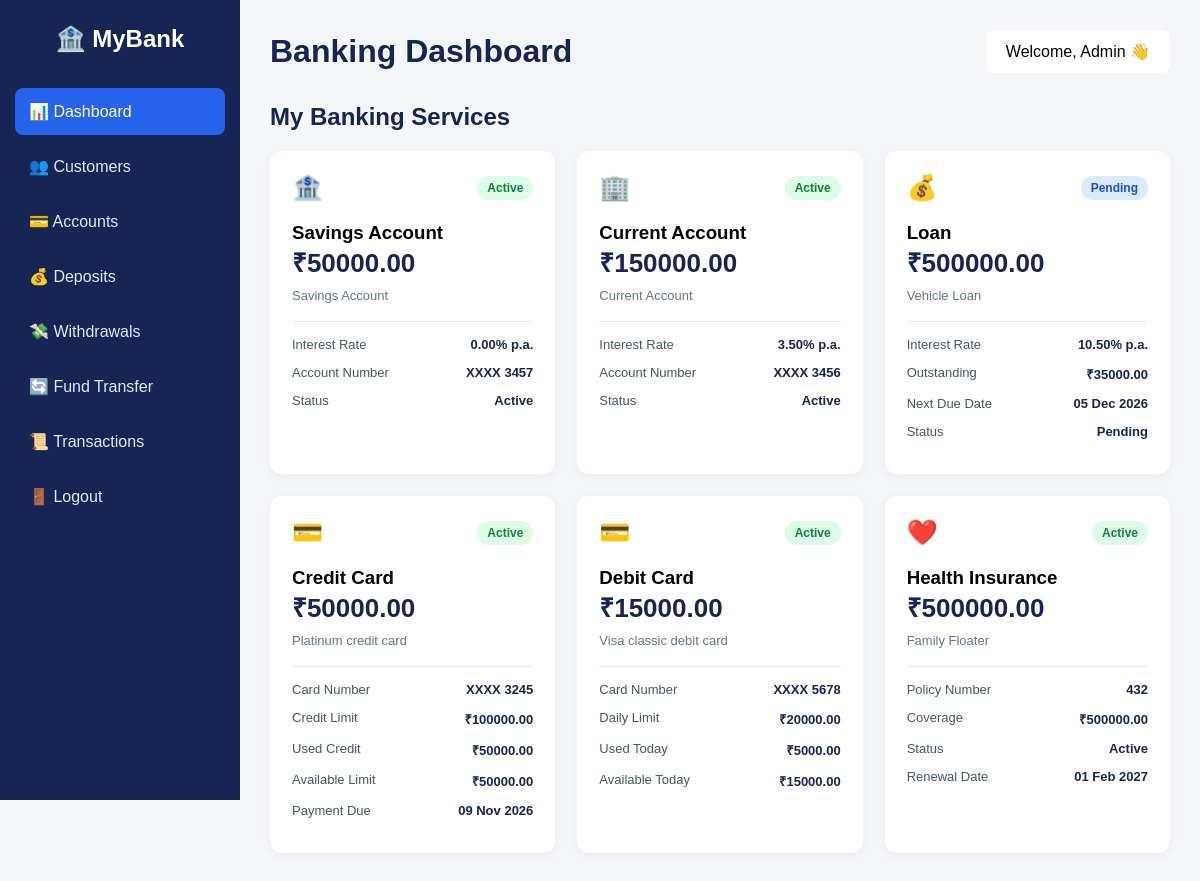
The app's page / (signed in) with its own data.
### accounts/models.py (models this page shows, shortened)
class BankAccount(models.Model):
    ACCOUNT_TYPES = [
        ('savings', 'Savings Account'),
        ('current', 'Current Account'),
    ]
    STATUS_CHOICES = [
        ('active', 'Active'),
        ('inactive', 'Inactive'),
        ('closed', 'Closed'),
    ]
    customer = models.ForeignKey(
        settings.AUTH_USER_MODEL,
        on_delete=models.CASCADE,
        related_name='bank_accounts'
    )
    account_number = models.CharField(max_length=20, unique=True)
    account_type = models.CharField(max_length=20, choices=ACCOUNT_TYPES)
    balance = models.DecimalField(
        max_digits=15,
        decimal_places=2,
        default=0,
        validators=[MinValueValidator(0)]
    )
    interest_rate = models.DecimalField(
        max_digits=5,
        decimal_places=2,
        default=0,
        validators=[MinValueValidator(0)]
    )
    status = models.CharField(
        max_length=20,
        choices=STATUS_CHOICES,
        default='active'
    )

class Loan(models.Model):
    LOAN_TYPES = [
        ('personal', 'Personal Loan'),
        ('home', 'Home Loan'),
        ('vehicle', 'Vehicle Loan'),
        ('education', 'Education Loan'),
    ]
    STATUS_CHOICES = [
        ('pending', 'Pending'),
        ('approved', 'Approved'),
        ('active', 'Active'),
        ('closed', 'Closed'),
        ('rejected', 'Rejected'),
    ]
    customer = models.ForeignKey(
        settings.AUTH_USER_MODEL,
        on_delete=models.CASCADE,
        related_name='loans'
    )
    loan_type = models.CharField(max_length=20, choices=LOAN_TYPES)
    sanctioned_amount = models.DecimalField(max_digits=15, decimal_places=2)
    outstanding_amount = models.DecimalField(max_digits=15, decimal_places=2)
    interest_rate = models.DecimalField(max_digits=5, decimal_places=2)
    next_due_date = models.DateField(null=True, blank=True)
    status = models.CharField(
        max_length=20,
        choices=STATUS_CHOICES,
        default='pending'
    )

class BankCard(models.Model):
    CARD_TYPES = [
        ('credit', 'Credit Card'),
        ('debit', 'Debit Card'),
    ]
    STATUS_CHOICES = [
        ('active', 'Active'),
        ('blocked', 'Blocked'),
        ('expired', 'Expired'),
    ]
    customer = models.ForeignKey(
        settings.AUTH_USER_MODEL,
        on_delete=models.CASCADE,
        related_name='bank_cards'
    )
    card_type = models.CharField(max_length=10, choices=CARD_TYPES)
    card_variant = models.CharField(max_length=50)
    last_four_digits = models.CharField(max_length=4)
    credit_limit = models.DecimalField(
        max_digits=15, decimal_places=2, default=0
    )
    used_credit = models.DecimalField(
        max_digits=15, decimal_places=2, default=0
    )
    daily_limit = models.DecimalField(
        max_digits=15, decimal_places=2, default=0
    )
    used_today = models.DecimalField(
        max_digits=15, decimal_places=2, default=0
    )
    payment_due_date = models.DateField(null=True, blank=True)
    status = models.CharField(
        max_length=20,
        choices=STATUS_CHOICES,
        default='active'
    )
    @property
    def available_credit(self):
        return max(self.credit_limit - self.used_credit, 0)
    @property
    def available_today(self):
        return max(self.daily_limit - self.used_today, 0)

class HealthInsurance(models.Model):
    POLICY_TYPES = [
        ('individual', 'Individual'),
        ('family', 'Family Floater'),
        ('senior', 'Senior Citizen'),
    ]
    STATUS_CHOICES = [
        ('active', 'Active'),
        ('expired', 'Expired'),
        ('cancelled', 'Cancelled'),
    ]
    customer = models.ForeignKey(
        settings.AUTH_USER_MODEL,
        on_delete=models.CASCADE,
        related_name='health_insurances'
    )
    policy_number = models.CharField(max_length=30, unique=True)
    policy_type = models.CharField(max_length=20, choices=POLICY_TYPES)
    coverage_amount = models.DecimalField(max_digits=15, decimal_places=2)
    renewal_date = models.DateField()
    status = models.CharField(
        max_length=20,
        choices=STATUS_CHOICES,
        default='active'
    )

### accounts/views.py (the view)
# urls.py: path('', views.dashboard, name='dashboard'),
def dashboard(request):
    if request.user.is_staff:
        accounts = BankAccount.objects.all()
        loans = Loan.objects.all()
        cards = BankCard.objects.all()
        insurances = HealthInsurance.objects.all()
    else:
        accounts = BankAccount.objects.filter(customer=request.user)
        loans = Loan.objects.filter(customer=request.user)
        cards = BankCard.objects.filter(customer=request.user)
        insurances = HealthInsurance.objects.filter(customer=request.user)
    context = {
        'savings_accounts': accounts.filter(account_type='savings'),
        'current_accounts': accounts.filter(account_type='current'),
        'loans': loans,
        'credit_cards': cards.filter(card_type='credit'),
        'debit_cards': cards.filter(card_type='debit'),
        'insurances': insurances,
    }
    return render(request, 'dashboard.html', context)

### accounts/templates/dashboard.html (shortened to what this page needs)
<!DOCTYPE html>
<html lang="en">
<head>
</head>
<body>
    <div class="sidebar">
        <h2>🏦 MyBank</h2>
        <a href="/" class="active">📊 Dashboard</a>
        <a href="#">👥 Customers</a>
        <a href="#">💳 Accounts</a>
        <a href="#">💰 Deposits</a>
        <a href="#">💸 Withdrawals</a>
        <a href="#">🔄 Fund Transfer</a>
        <a href="#">📜 Transactions</a>
        <a href="#">🚪 Logout</a>
    </div>
    <div class="main">
        <div class="header">
            <h1>Banking Dashboard</h1>
            <div class="profile">
                Welcome, Admin 👋
            </div>
        </div>
        <h2 class="section-title">My Banking Services</h2>
        <div class="cards">
              {% for account in savings_accounts %}
    <div class="card">
        <div class="card-header">
            <span class="card-icon">🏦</span>
            <span class="status active">{{ account.get_status_display }}</span>
        </div>
        <h3>Savings Account</h3>
        <p class="amount">₹{{ account.balance|floatformat:2 }}</p>
        <p class="card-type">{{ account.get_account_type_display }}</p>
        <div class="details">
            <p>Interest Rate <strong>{{ account.interest_rate }}% p.a.</strong></p>
            <p>Account Number <strong>XXXX {{ account.account_number|slice:"-4:" }}</strong></p>
            <p>Status <strong>{{ account.get_status_display }}</strong></p>
        </div>
    </div>
    {% empty %}
    <div class="card">
        <h3>Savings Account</h3>
        <p class="card-type">No savings account available.</p>
    </div>
    {% endfor %}
    {% for account in current_accounts %}
    <div class="card">
        <div class="card-header">
            <span class="card-icon">🏢</span>
            <span class="status active">{{ account.get_status_display }}</span>
        </div>
        <h3>Current Account</h3>
        <p class="amount">₹{{ account.balance|floatformat:2 }}</p>
        <p class="card-type">{{ account.get_account_type_display }}</p>
        <div class="details">
            <p>Interest Rate <strong>{{ account.interest_rate }}% p.a.</strong></p>
            <p>Account Number <strong>XXXX {{ account.account_number|slice:"-4:" }}</strong></p>
            <p>Status <strong>{{ account.get_status_display }}</strong></p>
        </div>
    </div>
    {% empty %}
    <div class="card">
        <h3>Current Account</h3>
        <p class="card-type">No current account available.</p>
    </div>
    {% endfor %}
    {% for loan in loans %}
    <div class="card">
        <div class="card-header">
            <span class="card-icon">💰</span>
            <span class="status approved">{{ loan.get_status_display }}</span>
        </div>
        <h3>Loan</h3>
        <p class="amount">₹{{ loan.sanctioned_amount|floatformat:2 }}</p>
        <p class="card-type">{{ loan.get_loan_type_display }}</p>
        <div class="details">
            <p>Interest Rate <strong>{{ loan.interest_rate }}% p.a.</strong></p>
            <p>Outstanding <strong>₹{{ loan.outstanding_amount|floatformat:2 }}</strong></p>
            <p>Next Due Date
                <strong>
                    {% if loan.next_due_date %}
                        {{ loan.next_due_date|date:"d M Y" }}
                    {% else %}
                        Not available
                    {% endif %}
                </strong>
            </p>
            <p>Status <strong>{{ loan.get_status_display }}</strong></p>
        </div>
    </div>
    {% empty %}
    <div class="card">
        <h3>Loan</h3>
        <p class="card-type">No loan records available.</p>
    </div>
    {% endfor %}
    {% for card in credit_cards %}
    <div class="card">
        <div class="card-header">
            <span class="card-icon">💳</span>
            <span class="status active">{{ card.get_status_display }}</span>
        </div>
        <h3>Credit Card</h3>
        <p class="amount">₹{{ card.available_credit|floatformat:2 }}</p>
        <p class="card-type">{{ card.card_variant }}</p>
        <div class="details">
            <p>Card Number <strong>XXXX {{ card.last_four_digits }}</strong></p>
            <p>Credit Limit <strong>₹{{ card.credit_limit|floatformat:2 }}</strong></p>
            <p>Used Credit <strong>₹{{ card.used_credit|floatformat:2 }}</strong></p>
            <p>Available Limit <strong>₹{{ card.available_credit|floatformat:2 }}</strong></p>
            <p>Payment Due
                <strong>
                    {% if card.payment_due_date %}
                        {{ card.payment_due_date|date:"d M Y" }}
                    {% else %}
                        Not available
                    {% endif %}
                </strong>
            </p>
        </div>
    </div>
    {% empty %}
    <div class="card">
        <h3>Credit Card</h3>
        <p class="card-type">No credit card available.</p>
    </div>
    {% endfor %}
    {% for card in debit_cards %}
    <div class="card">
        <div class="card-header">
            <span class="card-icon">💳</span>
            <span class="status active">{{ card.get_status_display }}</span>
        </div>
        <h3>Debit Card</h3>
        <p class="amount">₹{{ card.available_today|floatformat:2 }}</p>
        <p class="card-type">{{ card.card_variant }}</p>
        <div class="details">
            <p>Card Number <strong>XXXX {{ card.last_four_digits }}</strong></p>
            <p>Daily Limit <strong>₹{{ card.daily_limit|floatformat:2 }}</strong></p>
            <p>Used Today <strong>₹{{ card.used_today|floatformat:2 }}</strong></p>
            <p>Available Today <strong>₹{{ card.available_today|floatformat:2 }}</strong></p>
        </div>
    </div>
    {% empty %}
    <div class="card">
        <h3>Debit Card</h3>
        <p class="card-type">No debit card available.</p>
    </div>
    {% endfor %}
    {% for policy in insurances %}
    <div class="card">
        <div class="card-header">
            <span class="card-icon">❤️</span>
            <span class="status active">{{ policy.get_status_display }}</span>
        </div>
        <h3>Health Insurance</h3>
        <p class="amount">₹{{ policy.coverage_amount|floatformat:2 }}</p>
        <p class="card-type">{{ policy.get_policy_type_display }}</p>
        <div class="details">
            <p>Policy Number <strong>{{ policy.policy_number }}</strong></p>
            <p>Coverage <strong>₹{{ policy.coverage_amount|floatformat:2 }}</strong></p>
            <p>Status <strong>{{ policy.get_status_display }}</strong></p>
            <p>Renewal Date <strong>{{ policy.renewal_date|date:"d M Y" }}</strong></p>
        </div>
    </div>
    {% empty %}
    <div class="card">
        <h3>Health Insurance</h3>
        <p class="card-type">No insurance policy available.</p>
    </div>
    {% endfor %}
</div>
</div>
</body>
</body>
</html>

### accounts/templates/dashboard.html (style rules this page uses)
* { margin: 0; padding: 0; box-sizing: border-box; font-family: Arial, sans-serif; }
body { background: #f4f6fa; }
.sidebar { width: 240px; height: 100vh; background: #172554; color: white; padding: 25px 15px; position: fixed; }
.sidebar h2 { text-align: center; margin-bottom: 35px; }
.sidebar a { display: block; color: #dbeafe; text-decoration: none; padding: 14px; margin-bottom: 8px; border-radius: 8px; }
.sidebar a:hover, .sidebar a.active { background: #2563eb; color: white; }
.main { margin-left: 240px; padding: 30px; }
.header { display: flex; justify-content: space-between; align-items: center; margin-bottom: 30px; }
.header h1 { color: #172554; }
.profile { background: white; padding: 12px 20px; border-radius: 8px; }
.section-title { color: #172554; margin-bottom: 20px; }
.cards { display: grid; grid-template-columns: repeat(3, minmax(0, 1fr)); gap: 22px; }
.card { background: white; padding: 22px; border-radius: 12px; box-shadow: 0 2px 10px rgba(0,0,0,0.05); transition: 0.3s; }
.card-header { display: flex; justify-content: space-between; align-items: center; margin-bottom: 20px; }
.card-icon { font-size: 25px; }
.status { padding: 5px 10px; border-radius: 20px; font-size: 12px; font-weight: bold; }
.active { background: #dcfce7; color: #15803d; }
.approved { background: #dbeafe; color: #1d4ed8; }
.amount { font-size: 26px; color: #172554; font-weight: bold; margin-bottom: 8px; }
.card-type { color: #64748b; font-size: 13px; margin-bottom: 18px; }
.details { border-top: 1px solid #e2e8f0; padding-top: 15px; }
.details p { display: flex; justify-content: space-between; gap: 10px; margin-bottom: 13px; font-size: 13px; color: #475569; }
.details strong { color: #172554; text-align: right; }

### records on screen
BankAccount: status "Active", balance "50000.00", account_type "Savings Account", interest_rate "0.00", account_number "3457"
BankAccount: status "Active", balance "150000.00", account_type "Current Account", interest_rate "3.50", account_number "3456"
Loan: status "Pending", sanctioned_amount "500000.00", loan_type "Vehicle Loan", interest_rate "10.50", outstanding_amount "35000.00", next_due_date "05 Dec 2026"
BankCard: status "Active", available_credit "50000.00", card_variant "Platinum credit card", last_four_digits "3245", credit_limit "100000.00", used_credit "50000.00", payment_due_date "09 Nov 2026"
BankCard: status "Active", available_today "15000.00", card_variant "Visa classic debit card", last_four_digits "5678", daily_limit "20000.00", used_today "5000.00"
HealthInsurance: status "Active", coverage_amount "500000.00", policy_type "Family Floater", policy_number "432", renewal_date "01 Feb 2027"
